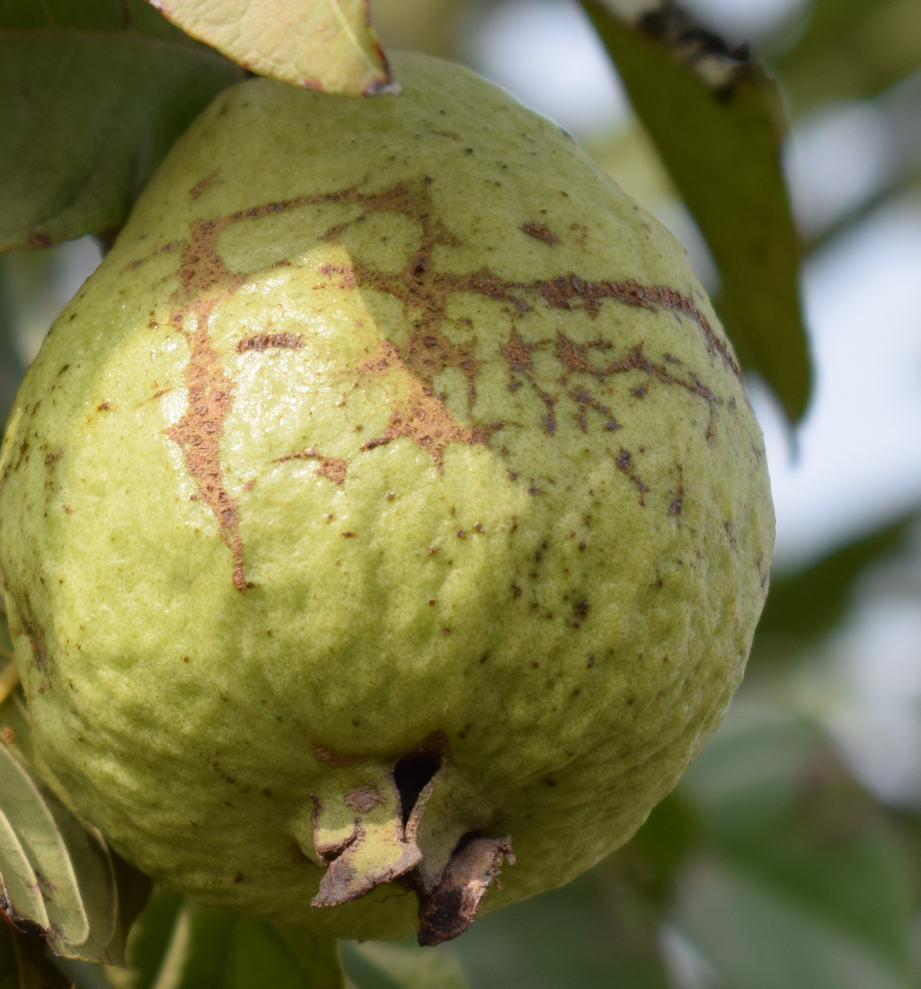
#> input picture Guava Dataset (Original Image)/Canker/DSC_0120.JPG, 1841 x 1977 px, given as the content of the folder /content/drive/MyDrive/200_data(Guava), which was not available (shown at 1/2 size)
$ python -i gdd_svm_hog_sift_rgb_hist_lbp.py   (imports and definitions only)
#> lines starting #> are read from the running program, lines starting #| are printed output that depends on the picture; pictures that were not available may be replaced by others from this repository, and a replacement may not be noted
#> in load_data_and_extract_features, img is the input picture: shape (1977, 1841, 3); mean B, G, R 74.2, 121.3, 123
# -*- coding: utf-8 -*-
"""Copy of GDD_ML_HOG_SURF

Automatically generated by Colab.

Original file is located at
    https://colab.research.google.com/drive/1LODoMtOZ1d0Rxoh-Mw2yilfDTgKzKEsv
"""

from google.colab import drive
# [1 line not run here, left out]

import os
import cv2
import numpy as np
import matplotlib.pyplot as plt
from skimage.feature import hog
from sklearn.model_selection import train_test_split, learning_curve, cross_val_score
from sklearn.preprocessing import LabelEncoder, StandardScaler
from sklearn.svm import SVC
from sklearn.metrics import classification_report, accuracy_score, confusion_matrix, ConfusionMatrixDisplay
from sklearn.model_selection import StratifiedShuffleSplit

dataset_path = '/content/drive/MyDrive/200_data(Guava)'

IMAGE_SIZE = 64

import cv2
import numpy as np
from skimage.feature import local_binary_pattern
from skimage.color import rgb2gray
from skimage.feature import hog

def norm(a):
    if max(a.flatten()) ==0 :
      return a
    return a / max(a.flatten())

def extract_features(img):
    # Define LBP parameters
    radius = 3
    n_points = 8 * radius

    # Resize image to a fixed size (assuming IMAGE_SIZE is defined)
    img = cv2.resize(img, (IMAGE_SIZE, IMAGE_SIZE))
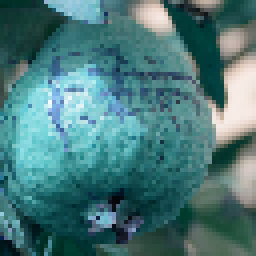
#> img: shape (64, 64, 3) (shown 4 times larger); mean of channels 0, 1, 2 122.8, 121.1, 74.1; drawn as B, G, R

    # Convert image to grayscale
    gray_img = cv2.cvtColor(img, cv2.COLOR_BGR2GRAY)
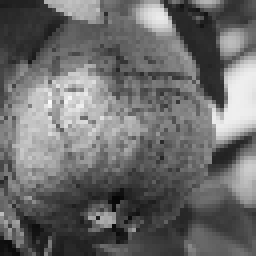
#> gray_img: shape (64, 64) (shown 4 times larger); min 6, max 250, mean 107.2
    #print(gray_img.dtpye)

    # Compute LBP
    lbp = local_binary_pattern(gray_img, n_points, radius, method='uniform')
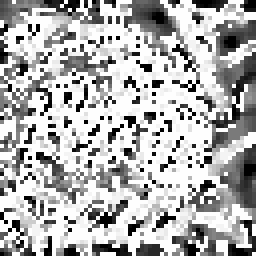
#> lbp: shape (64, 64) float64 (shown 4 times larger); min 0, max 25, mean 17.3; drawn with min black and max white

    # Convert image to RGB (assuming it's in BGR format)
    img = cv2.cvtColor(img, cv2.COLOR_BGR2RGB)

    # Compute histogram for each color channel
    hist_r, _ = np.histogram(img[:,:,0], bins=256, range=(0, 256))
#> hist_r = 256 values, max 103 at index 0, min 0 at index 208, mean 16
    hist_g, _ = np.histogram(img[:,:,1], bins=256, range=(0, 256))
#> hist_g = 256 values, max 57 at index 58, min 0 at index 0, mean 16
    hist_b, _ = np.histogram(img[:,:,2], bins=256, range=(0, 256))
#> hist_b = 256 values, max 46 at index 55, min 0 at index 0, mean 16


    # Compute HOG features for each color channel
    hog_features_r = (hog(img[:,:,0], pixels_per_cell=(4, 4), cells_per_block=(4, 4)))
    hog_features_g = (hog(img[:,:,1], pixels_per_cell=(4, 4), cells_per_block=(4, 4)))
    hog_features_b = (hog(img[:,:,2], pixels_per_cell=(4, 4), cells_per_block=(4, 4)))


    # Compute SIFT descriptors
    sift = cv2.xfeatures2d.SIFT_create()
    kp, sift_features = sift.detectAndCompute(gray_img, None)
#> kp = 37 keypoints; strongest (x, y, size): (55, 25, 2.5), (54, 23, 3.8), (27, 55, 2.8), (57, 10, 3.9)

    # Concatenate LBP, HOG, RGB color histogram, and SIFT features
    lbp_features = lbp.flatten()
#> lbp_features = 4096 values, max 25 at index 3, min 0 at index 19, mean 17.32
    rgb_hist_features = np.concatenate((hist_r, hist_g, hist_b))
#> rgb_hist_features = 768 values, max 103 at index 0, min 0 at index 208, mean 16
    hog_features = np.concatenate((hog_features_r, hog_features_g, hog_features_b))

    # If there are SIFT features, concatenate them; otherwise, create an empty array
    if sift_features is not None:
        combined_features = np.concatenate((lbp_features, rgb_hist_features, hog_features, sift_features.flatten()))
    else:
        combined_features = np.concatenate((lbp_features, rgb_hist_features, hog_features))
    return combined_features

def load_data_and_extract_features(dataset_path):
    data = []
    labels = []
    for category in os.listdir(dataset_path):
        category_path = os.path.join(dataset_path, category)
        for img_name in os.listdir(category_path):
            img_path = os.path.join(category_path, img_name)
            img = cv2.imread(img_path)
            img = cv2.cvtColor(img, cv2.COLOR_BGR2RGB)
            # Extract features using extract_features function
            features = extract_features(img)
            data.append(features)
            labels.append(category)
        print("Processed category:", category)
    max_length = max(len(features) for features in data)
#> max_length = 82608
    for i in range(len(data)):
        if len(data[i]) < max_length:
            data[i] = np.pad(data[i], (0, max_length - len(data[i])), mode='constant')
#> this loop made 1 pass
#> after the loop, data = 1 item
    return np.array(data), np.array(labels)

X, y = load_data_and_extract_features(dataset_path)

X = norm(X)
# [1 line not run here, left out]

scaler = StandardScaler()

le = LabelEncoder()
y_encoded = le.fit_transform(y)
#> y_encoded = [0]

# Split the data into training and testing sets
#X_train, X_test, y_train, y_test = train_test_split(X, y_encoded, test_size=0.2, random_state=42)


# Assuming X and y_encoded are already defined
sss = StratifiedShuffleSplit(n_splits=1, test_size=0.2, random_state=42)

# [7 lines not run here, left out]

# [1 line that did not run here, left out]
# [1 line that did not run here, left out]

# [1 line not run here, left out]

svm_model = SVC(kernel='linear', C=0.0001, random_state=42)
# [1 line not run here, left out]
# Make predictions
# [1 line that did not run here, left out]
# Dont use PCA

import seaborn as sns
categories = list(os.listdir(dataset_path))
# Evaluate the model
# [4 lines not run here, left out]

# Confusion Matrix
# [1 line that did not run here, left out]
# [6 lines not run here, left out]

>>> result = load_data_and_extract_features('Guava Dataset (Original Image)/Canker/DSC_0120.JPG')
#> the loop in load_data_and_extract_features (call 2), `for i in range(len(data)):` made 1 pass

$ run again, on Guava Dataset (Original Image)/Canker/DSC_0126.JPG
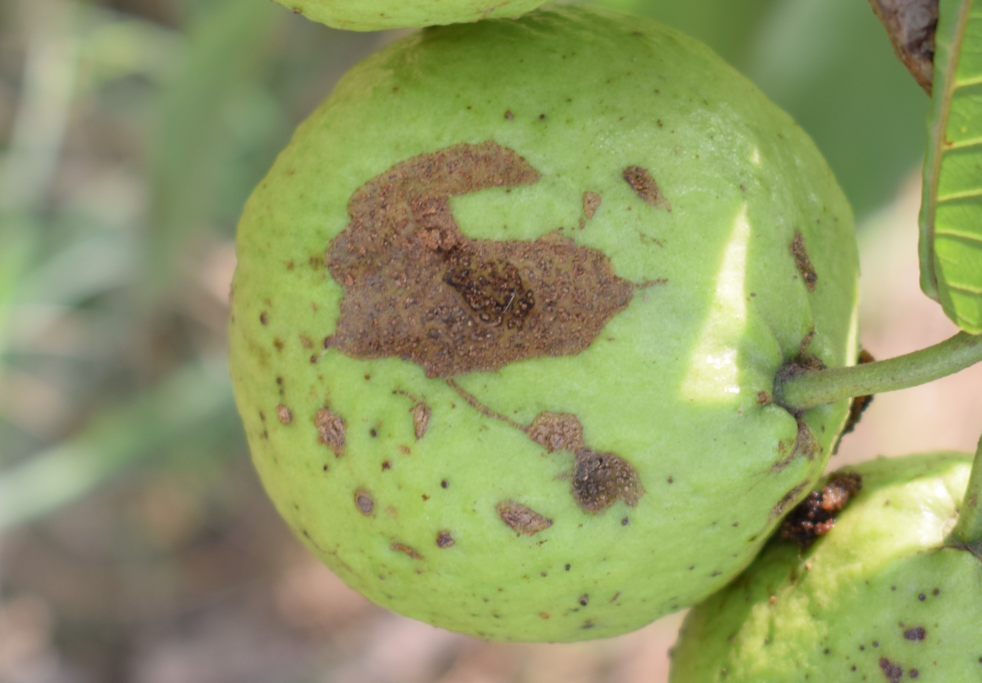
#> input picture Guava Dataset (Original Image)/Canker/DSC_0126.JPG, 2945 x 2049 px, given as the content of the folder /content/drive/MyDrive/200_data(Guava), which was not available (shown at 1/3 size)
#> in load_data_and_extract_features, img is the input picture: shape (2049, 2945, 3); mean B, G, R 100.9, 154.1, 144.2
#> in extract_features, `gray_img = cv2.cvtColor(img, cv2.COLOR_BGR2GRAY)`:
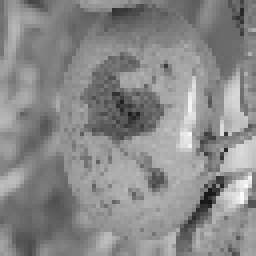
#> gray_img: shape (64, 64) (shown 4 times larger); min 22, max 251, mean 137
#> in extract_features, `lbp = local_binary_pattern(gray_img, n_points, radius, method='uniform')`:
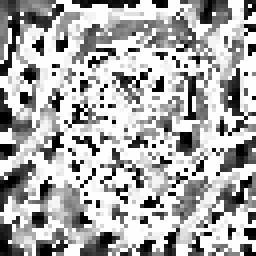
#> lbp: shape (64, 64) float64 (shown 4 times larger); min 0, max 25, mean 16.9; drawn with min black and max white
#> hist_r = 256 values, max 87 at index 93, min 0 at index 0, mean 16
#> hist_g = 256 values, max 52 at index 182, min 0 at index 0, mean 16
#> hist_b = 256 values, max 76 at index 159, min 0 at index 0, mean 16
#> kp = 57 keypoints; strongest (x, y, size): (52, 49, 3.2), (39, 45, 3.2), (60, 49, 2), (32, 29, 8.7)
#> lbp_features = 4096 values, max 25 at index 14, min 0 at index 22, mean 16.87
#> rgb_hist_features = 768 values, max 87 at index 93, min 0 at index 0, mean 16
#> max_length = 85168
#> the loop in load_data_and_extract_features, `for i in range(len(data)):` made 1 pass
#> after the loop in load_data_and_extract_features, `for i in range(len(data)):`: data = 1 item
#> y_encoded = [0]
#> the loop in load_data_and_extract_features (call 2), `for i in range(len(data)):` made 1 pass

$ run again, on Guava Dataset (Original Image)/Canker/DSC_0128.JPG
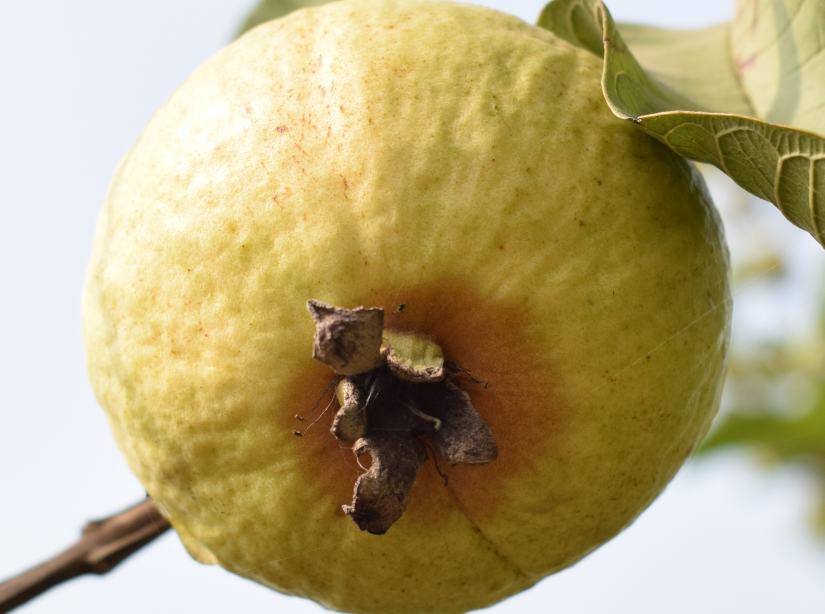
#> input picture Guava Dataset (Original Image)/Canker/DSC_0128.JPG, 2473 x 1841 px, given as the content of the folder /content/drive/MyDrive/200_data(Guava), which was not available (shown at 1/3 size)
#> in load_data_and_extract_features, img is the input picture: shape (1841, 2473, 3); mean B, G, R 120.8, 165.5, 180
#> in extract_features, `gray_img = cv2.cvtColor(img, cv2.COLOR_BGR2GRAY)`:
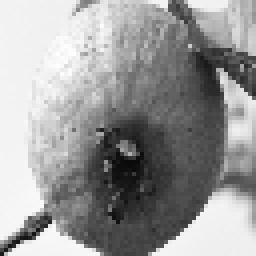
#> gray_img: shape (64, 64) (shown 4 times larger); min 10, max 255, mean 153.3
#> in extract_features, `lbp = local_binary_pattern(gray_img, n_points, radius, method='uniform')`:
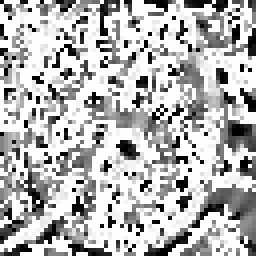
#> lbp: shape (64, 64) float64 (shown 4 times larger); min 0, max 25, mean 17.7; drawn with min black and max white
#> hist_r = 256 values, max 239 at index 248, min 0 at index 255, mean 16
#> hist_g = 256 values, max 190 at index 241, min 0 at index 0, mean 16
#> hist_b = 256 values, max 173 at index 236, min 0 at index 0, mean 16
#> kp = 28 keypoints; strongest (x, y, size): (3, 61, 1.9), (8, 57, 3.9), (56, 19, 2), (58, 23, 3.9)
#> lbp_features = 4096 values, max 25 at index 1, min 0 at index 0, mean 17.68
#> rgb_hist_features = 768 values, max 239 at index 248, min 0 at index 255, mean 16
#> max_length = 81456
#> the loop in load_data_and_extract_features, `for i in range(len(data)):` made 1 pass
#> after the loop in load_data_and_extract_features, `for i in range(len(data)):`: data = 1 item
#> y_encoded = [0]
#> the loop in load_data_and_extract_features (call 2), `for i in range(len(data)):` made 1 pass

$ run again, on Guava Dataset (Original Image)/Canker/DSC_0134.JPG
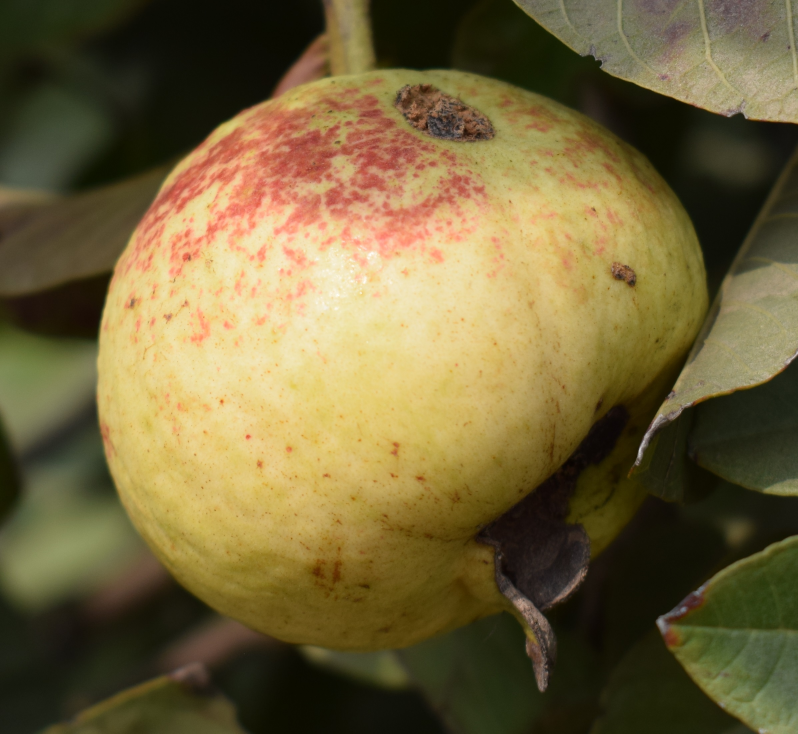
#> input picture Guava Dataset (Original Image)/Canker/DSC_0134.JPG, 2393 x 2201 px, given as the content of the folder /content/drive/MyDrive/200_data(Guava), which was not available (shown at 1/3 size)
#> in load_data_and_extract_features, img is the input picture: shape (2201, 2393, 3); mean B, G, R 60, 100.5, 114.7
#> in extract_features, `gray_img = cv2.cvtColor(img, cv2.COLOR_BGR2GRAY)`:
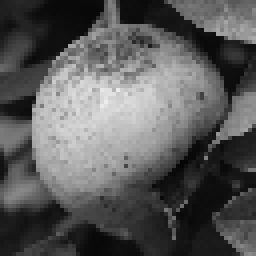
#> gray_img: shape (64, 64) (shown 4 times larger); min 5, max 236, mean 89.8
#> in extract_features, `lbp = local_binary_pattern(gray_img, n_points, radius, method='uniform')`:
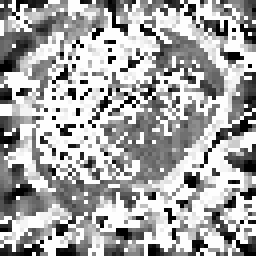
#> lbp: shape (64, 64) float64 (shown 4 times larger); min 0, max 25, mean 16.3; drawn with min black and max white
#> hist_r = 256 values, max 101 at index 4, min 0 at index 192, mean 16
#> hist_g = 256 values, max 76 at index 17, min 0 at index 0, mean 16
#> hist_b = 256 values, max 65 at index 16, min 0 at index 0, mean 16
#> kp = 26 keypoints; strongest (x, y, size): (5, 27, 4.3), (52, 11, 5.4), (7, 37, 2.4), (56, 7, 4)
#> lbp_features = 4096 values, max 25 at index 3, min 0 at index 4, mean 16.34
#> rgb_hist_features = 768 values, max 101 at index 4, min 0 at index 192, mean 16
#> max_length = 81200
#> the loop in load_data_and_extract_features, `for i in range(len(data)):` made 1 pass
#> after the loop in load_data_and_extract_features, `for i in range(len(data)):`: data = 1 item
#> y_encoded = [0]
#> the loop in load_data_and_extract_features (call 2), `for i in range(len(data)):` made 1 pass
